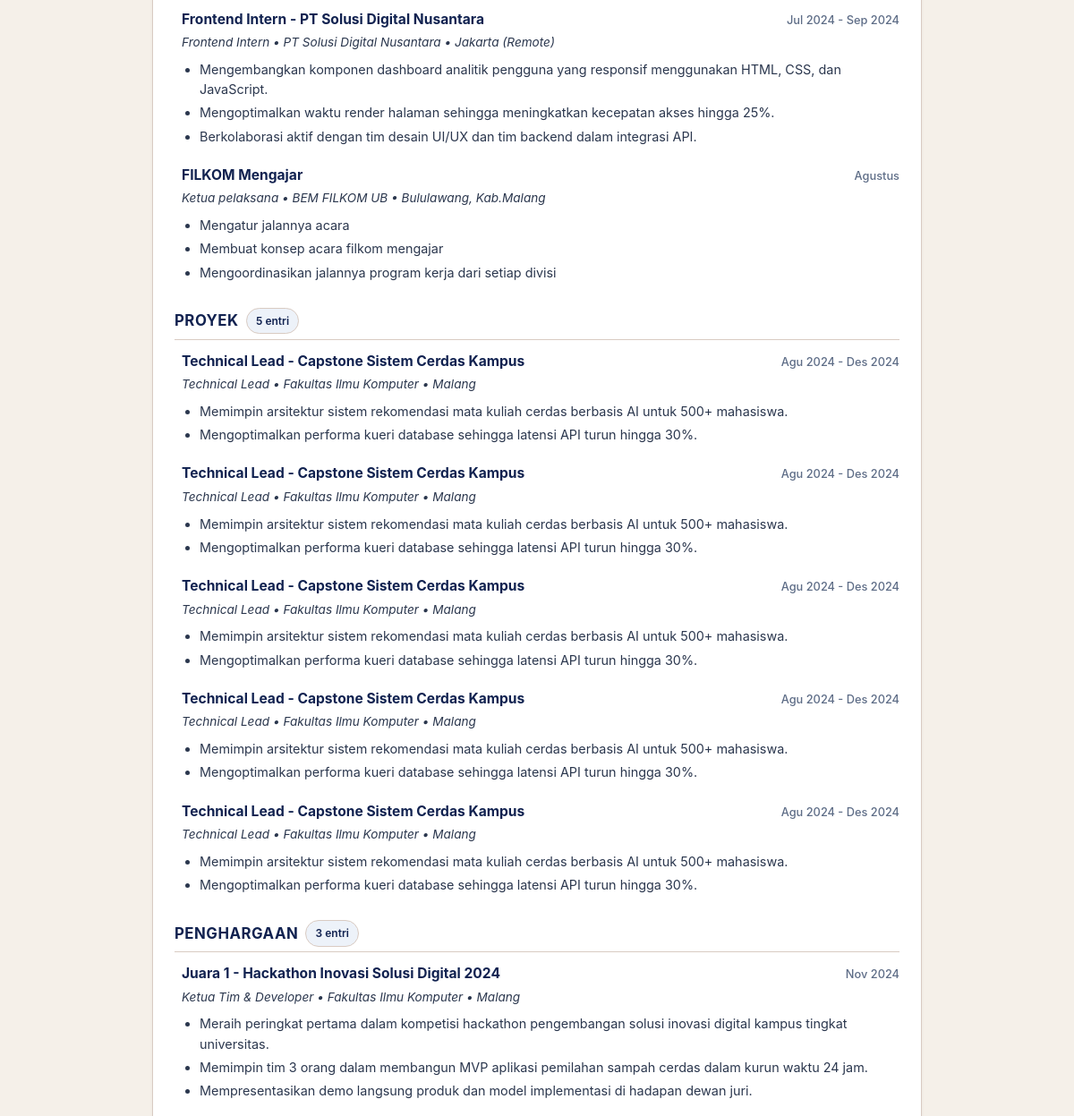
The app's page /u/1 (middle part), older data.
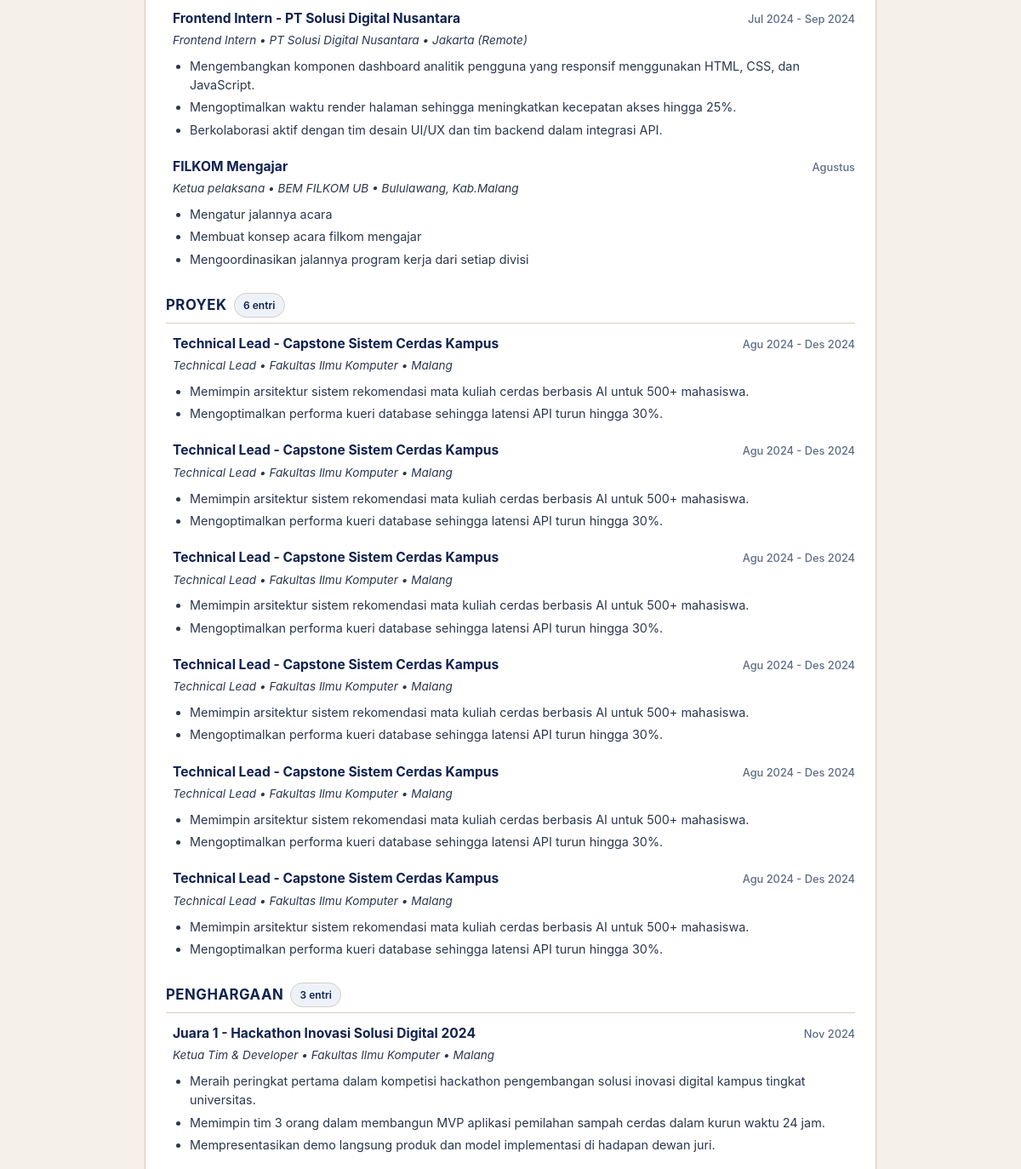
The same page, newer data.
### tables this page shows
CREATE TABLE entri_cv (
  id INTEGER PRIMARY KEY AUTOINCREMENT,
  id_pencapaian INTEGER UNIQUE NOT NULL REFERENCES pencapaian(id) ON DELETE CASCADE,
  id_bagian INTEGER NOT NULL REFERENCES bagian_cv(id), judul TEXT NOT NULL);

CREATE TABLE pencapaian (
  id INTEGER PRIMARY KEY AUTOINCREMENT,
  id_pengguna INTEGER NOT NULL REFERENCES pengguna(id),
  nama_kegiatan TEXT NOT NULL, penyelenggara TEXT, peran TEXT, periode TEXT, lokasi TEXT,
  uraian TEXT NOT NULL,
  status TEXT NOT NULL DEFAULT 'menunggu' CHECK (status IN ('menunggu','disetujui','ditolak')),
  dibuat_pada TEXT DEFAULT CURRENT_TIMESTAMP);

CREATE TABLE poin_cv (
  id INTEGER PRIMARY KEY AUTOINCREMENT,
  id_entri INTEGER NOT NULL REFERENCES entri_cv(id) ON DELETE CASCADE,
  urutan INTEGER NOT NULL, teks TEXT NOT NULL);

CREATE TABLE bagian_cv (
  id INTEGER PRIMARY KEY AUTOINCREMENT, nama TEXT UNIQUE NOT NULL);

### app.py (the view)
@app.route("/u/<int:id>")
def profil_publik_page(id):
    mhs = db.baca_pengguna(id)
    if not mhs:
        flash("Profil pengguna tidak ditemukan.", "error")
        return redirect(url_for("jelajah_page"))
    cv_data = db.baca_cv_pengguna(id, hanya_disetujui=False)
    skills = jaringan._parse_skill(mhs.get("skill"))
    user_id = session.get("user_id")
    relasi = jaringan.status_koneksi(user_id, id) if user_id else "tidak_terhubung"
    adalah_pemilik = (user_id == id)
    return render_template(
        "profil_publik.html",
        mhs=mhs,
        cv=cv_data,
        skills=skills,
        status_koneksi=relasi,
        adalah_pemilik=adalah_pemilik,
        urutan_bagian=skema.BAGIAN
    )

### app.py (called while the page is built)
@app.after_request
def add_no_cache_headers(response):
    response.headers["Cache-Control"] = "no-cache, no-store, must-revalidate, max-age=0"
    response.headers["Pragma"] = "no-cache"
    response.headers["Expires"] = "0"
    return response

@app.context_processor
def inject_waktu_server():
    return {
        "waktu_refresh": datetime.datetime.now().strftime("%H:%M:%S")
    }

### db.py (called while the page is built)
def koneksi():
    con = sqlite3.connect(DB_PATH)
    con.row_factory = sqlite3.Row
    con.execute("PRAGMA foreign_keys = ON")
    return con

def _satu(sql, args=()):
    con = koneksi()
    try:
        r = con.execute(sql, args).fetchone()
        return dict(r) if r else None
    finally:
        con.close()

def _semua(sql, args=()):
    con = koneksi()
    try:
        return [dict(r) for r in con.execute(sql, args).fetchall()]
    finally:
        con.close()

def baca_pengguna(id_pengguna):
    u = _satu("SELECT * FROM pengguna WHERE id=?", (id_pengguna,))
    if u:
        u.pop("password_hash")
    return u

### jaringan.py (called while the page is built)
def _parse_skill(skill_str):
    if not skill_str:
        return []
    return [s.strip() for s in skill_str.split(",") if s.strip()]

### templates/profil_publik.html (shortened to what this page needs)
{% extends "base.html" %}
{% block content %}
<div style="max-width: 860px; margin: 0 auto;">
  <div class="card">
    {% set total_entri = 0 %}
    {% for b in urutan_bagian %}
      {% if cv.get(b) %}
        {% set total_entri = total_entri + cv[b]|length %}
        <div style="margin-bottom: 1.75rem;">
          <div style="display: flex; align-items: center; gap: 0.5rem; margin-bottom: 0.75rem; border-bottom: 1.5px solid var(--border); padding-bottom: 0.35rem;">
            <h3 style="font-size: 1.05rem; font-weight: 700; color: var(--dark); text-transform: uppercase; letter-spacing: 0.5px; margin: 0;">
              {{ b }}
            </h3>
            <span class="badge badge-section" style="font-size: 0.75rem;">{{ cv[b]|length }} entri</span>
          </div>
          {% for item in cv[b] %}
            <div style="margin-bottom: 1.25rem; padding-left: 0.5rem;">
              <div style="display: flex; justify-content: space-between; align-items: baseline; flex-wrap: wrap; gap: 0.35rem;">
                <h4 style="font-size: 0.975rem; font-weight: 700; color: var(--dark); margin: 0;">
                  {{ item.judul }}
                </h4>
                {% if item.periode %}
                  <span style="font-size: 0.8rem; color: var(--muted); font-weight: 500;">
                    {{ item.periode }}
                  </span>
                {% endif %}
              </div>
              {% set meta_list = [] %}
              {% if item.peran %}{% set _ = meta_list.append(item.peran) %}{% endif %}
              {% if item.penyelenggara %}{% set _ = meta_list.append(item.penyelenggara) %}{% endif %}
              {% if item.lokasi %}{% set _ = meta_list.append(item.lokasi) %}{% endif %}
              {% if meta_list %}
                <p style="font-size: 0.85rem; color: var(--slate); font-style: italic; margin: 0.15rem 0 0.5rem 0;">
                  {{ meta_list|join(' • ') }}
                </p>
              {% endif %}
              {% if item.poin %}
                <ul style="margin: 0.35rem 0 0 1.25rem; padding: 0; font-size: 0.9rem; line-height: 1.55; color: var(--slate);">
                  {% for pt in item.poin %}
                    <li style="margin-bottom: 0.25rem;">{{ pt }}</li>
                  {% endfor %}
                </ul>
              {% endif %}
            </div>
          {% endfor %}
        </div>
      {% endif %}
    {% endfor %}
  </div>
</div>
{% endblock %}

Row changes from the older to the newer data that the page shows:
computed for bagian_cv "PROYEK": cv "5" → "6"
added entri_cv: judul "Technical Lead - Capstone Sistem Cerdas Kampus", periode "Agu 2024 - Des 2024", meta_list "Technical Lead • Fakultas Ilmu Komputer • Malang", shown under bagian_cv "PROYEK"
added poin_cv: teks "Memimpin arsitektur sistem rekomendasi mata kuliah cerdas berbasis AI untuk 500+ mahasiswa.", shown under "Technical Lead - Capstone Sistem Cerdas Kampus"
added poin_cv: teks "Mengoptimalkan performa kueri database sehingga latensi API turun hingga 30%.", shown under "Technical Lead - Capstone Sistem Cerdas Kampus"
